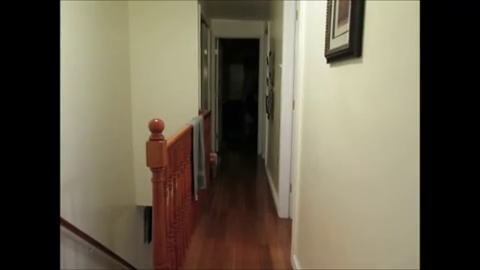
#> input picture frame 35 of test/sample_data/test/ZJL18.mp4, 480 x 270 px, given in place of ZJL3554.mp4, which was not available
$ python optical_flow.py
#> lines starting #> are read from the running program, lines starting #| are printed output that depends on the picture; pictures that were not available may be replaced by others from this repository, and a replacement may not be noted
import os
from os.path import basename, splitext

import cv2
import numpy as np
from skimage import transform
from tqdm import tqdm


def opt_flow(file, output_dir, every=1, limit=0, compressed=False, position=0, tot_bar=None):
#> called with output_dir = '.', every = 8, limit = 12, compressed = False, position = 0
    video_name = splitext(basename(file))[0]
    output_name = os.path.join(output_dir, video_name) + '_opt'
    if compressed:
        output_name += '.npz'
        save = np.savez_compressed
    else:
        output_name += '.npy'
        save = np.save

    if not os.path.exists(output_name):
        cap = cv2.VideoCapture(file)
        tot_frames = int(cap.get(cv2.CAP_PROP_FRAME_COUNT))
        total = (tot_frames - 1) // every + 1
        if limit:
            total = min(total, limit)

        _, frame1 = cap.read()
#> frame1 is the input picture: shape (270, 480, 3); mean B, G, R 77.7, 94.8, 102.8
        prvs = cv2.cvtColor(frame1, cv2.COLOR_BGR2GRAY)
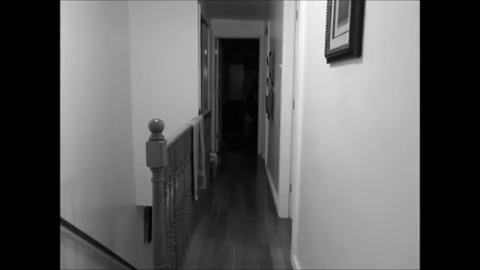
#> prvs: shape (270, 480); min 0, max 251, mean 95.2
        hsv = np.zeros_like(frame1)
        hsv[..., 1] = 255
        rgb = cv2.cvtColor(hsv, cv2.COLOR_HSV2BGR)
#> rgb: shape (270, 480, 3); every value is 0

        flow_array = np.zeros((total, 224, 224, 3), dtype='uint8')
        flow_array[0] = transform.resize(rgb, (224, 224), preserve_range=True)

        with tqdm(total=total, position=position, initial=1) as pbar:
            pbar.set_description(video_name)
            for _ in range(total - 1):
                for _ in range(every):
                    ret, frame2 = cap.read()
                    if not ret:
                        break

                if not ret:
                    break

                next = cv2.cvtColor(frame2, cv2.COLOR_BGR2GRAY)

                flow = cv2.calcOpticalFlowFarneback(prvs, next, None, 0.5, 3, 15, 3, 5, 1.2, 0)

                mag, ang = cv2.cartToPolar(flow[..., 0], flow[..., 1])
                hsv[..., 0] = ang * 180 / np.pi / 2
                hsv[..., 2] = cv2.normalize(mag, None, 0, 255, cv2.NORM_MINMAX)
                rgb = cv2.cvtColor(hsv, cv2.COLOR_HSV2BGR)
                flow_array[pbar.n] = transform.resize(rgb, (224, 224), preserve_range=True)
                # [10 lines of commented-out code are left out]

                prvs = next
                pbar.update(1)
#> this loop made 4 passes
#> pass 1, in opt_flow, `mag, ang = cv2.cartToPolar(flow[..., 0], flow[..., 1])`:
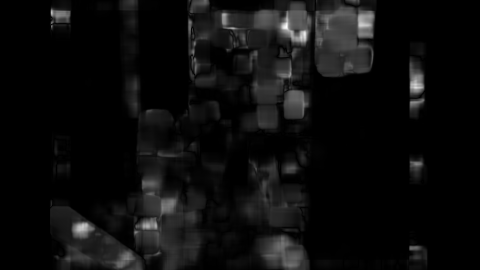
#> mag: shape (270, 480) float32; min 0, max 1.2, mean 0.0636; drawn with min black and max white
#> pass 1, in opt_flow, `mag, ang = cv2.cartToPolar(flow[..., 0], flow[..., 1])`:
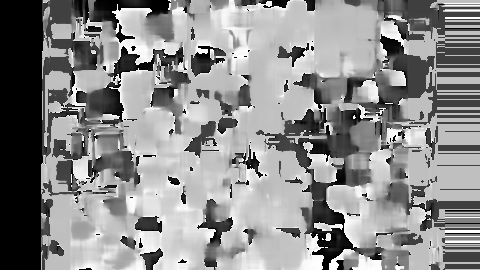
#> ang: shape (270, 480) float32; min 0, max 6.28, mean 3.46; drawn with min black and max white
#> pass 1, in opt_flow, `rgb = cv2.cvtColor(hsv, cv2.COLOR_HSV2BGR)`:
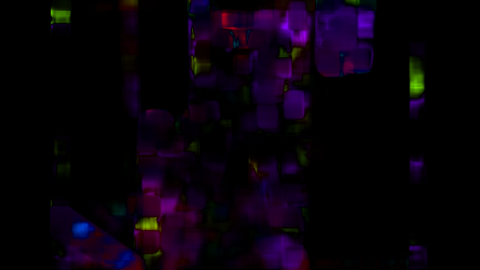
#> rgb: shape (270, 480, 3); mean B, G, R 10.9, 1.4, 8.2
#> after the loop:
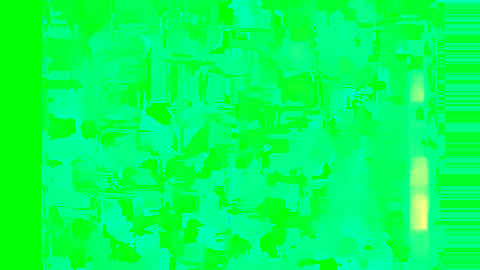
#> hsv: shape (270, 480, 3); mean B, G, R 90.1, 255, 2.5
#> after the loop:
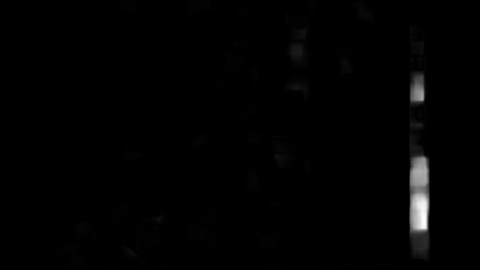
#> mag: shape (270, 480) float32; min 0, max 13.69, mean 0.139; drawn with min black and max white
        cap.release()
        save(output_name, flow_array)

    if tot_bar:
        tot_bar.update(1)  # this may have critical section problem?


def batch_opt_flow(file_list, video_dir, output_dir, every=1, limit=0, compressed=False, position=0, tot_bar=None):
    for file in file_list:
        filename = os.path.join(video_dir, file)
        opt_flow(filename, output_dir, every, limit, compressed, position, tot_bar)


if __name__ == '__main__':
    opt_flow('D:\\VQADatasetA_20180815\\train\\ZJL3554.mp4',
             output_dir='.', every=8, limit=12)

$ run again, starting later in the video
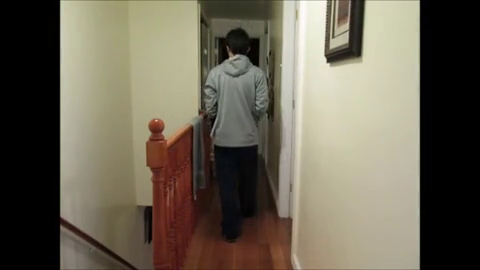
#> input picture frame 159 of test/sample_data/test/ZJL18.mp4, 480 x 270 px, given in place of ZJL3554.mp4, which was not available
#> in opt_flow, frame1 is the input picture: shape (270, 480, 3); mean B, G, R 85.1, 100.3, 107.2
#> the loop in opt_flow, `for _ in range(total - 1):` made 4 passes
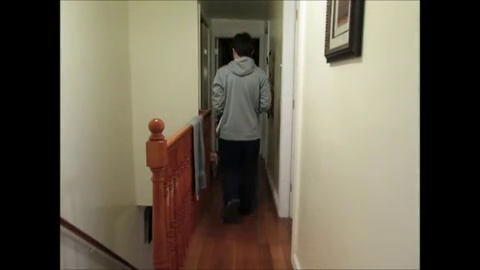
#> input picture frame 167 of test/sample_data/test/ZJL18.mp4, 480 x 270 px, given in place of ZJL3554.mp4, which was not available
#> after the loop in opt_flow, `for _ in range(total - 1):`:
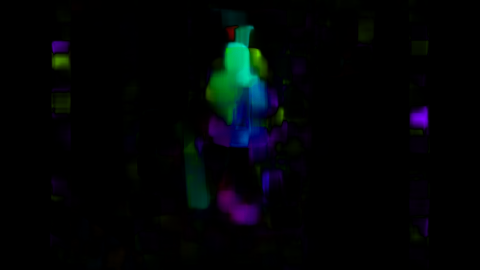
#> rgb: shape (270, 480, 3); mean B, G, R 5.8, 4.4, 1.8

$ run again, starting later in the video
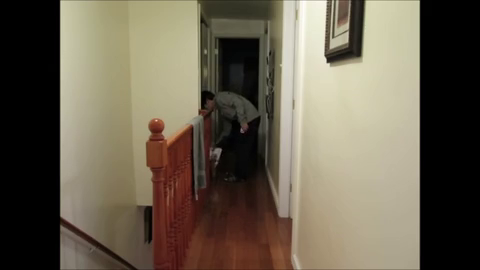
#> input picture frame 283 of test/sample_data/test/ZJL18.mp4, 480 x 270 px, given in place of ZJL3554.mp4, which was not available
#> in opt_flow, frame1 is the input picture: shape (270, 480, 3); mean B, G, R 80.5, 97, 105.9
#> after the loop in opt_flow, `for _ in range(total - 1):`:
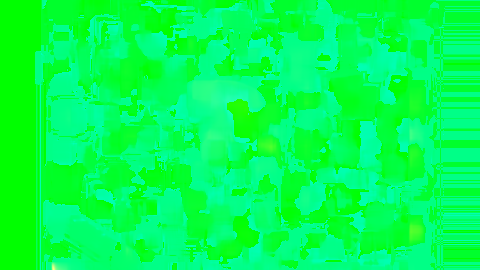
#> hsv: shape (270, 480, 3); mean B, G, R 83.8, 255, 1.7
#> after the loop in opt_flow, `for _ in range(total - 1):`:
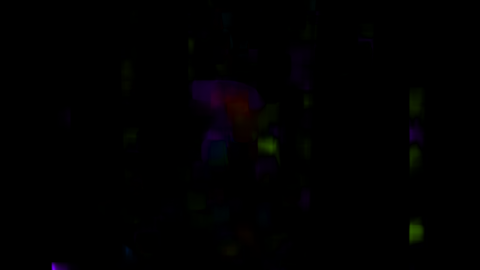
#> rgb: shape (270, 480, 3); mean B, G, R 1, 0.6, 0.9
